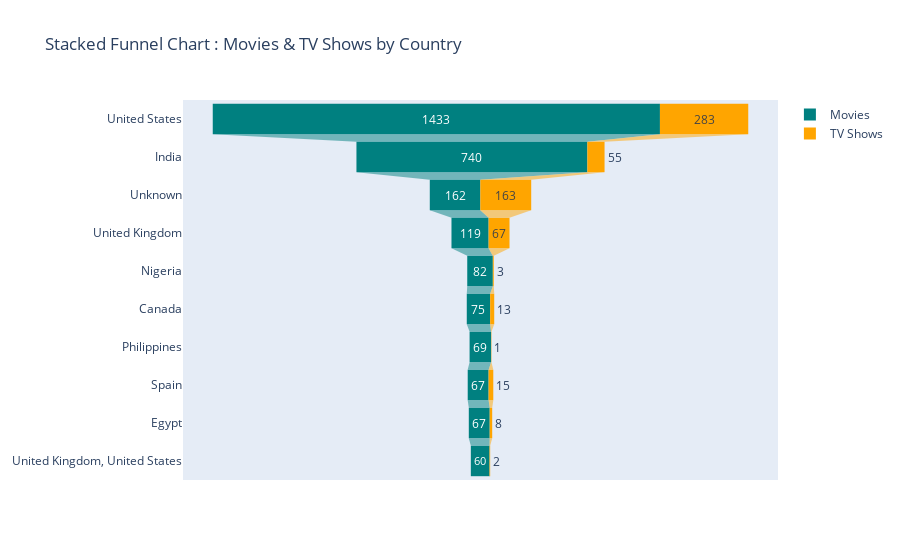

Here is the notebook cell this chart was saved with:
### Code cell
!pip install -U kaleido
fig = go.Figure()

# Adding movie trace
fig.add_trace(go.Funnel(
    y=top_10['country'],
    x = top_10['Movie'],
    name='Movies',
    marker=dict(color='teal')
))

fig.add_trace(go.Funnel(
    y=top_10['country'],
    x = top_10['TV Show'],
    name='TV Shows',
    marker=dict(color='orange')
))

fig.update_layout(title='Stacked Funnel Chart : Movies & TV Shows by Country',
                  funnelmode = 'stack')

fig.show()
pio.write_html(fig, file='stacked_funnel_movieTV_country.html', auto_open=True)
pio.write_image(fig, file='stacked_funnel_movieTV_country.png' )

### Figure 1 — Plotly figure (JSON) as saved in the notebook; plotly's stock layout.template omitted (floating-point values rounded to 4 significant figures)
{"data": [{"marker": {"color": "teal"}, "name": "Movies", "type": "funnel", "x": [1433, 740, 162, 119, 82, 75, 69, 67, 67, 60], "y": ["United States", "India", "Unknown", "United Kingdom", "Nigeria", "Canada", "Philippines", "Spain", "Egypt", "United Kingdom, United States"]}, {"marker": {"color": "orange"}, "name": "TV Shows", "type": "funnel", "x": [283, 55, 163, 67, 3, 13, 1, 15, 8, 2], "y": ["United States", "India", "Unknown", "United Kingdom", "Nigeria", "Canada", "Philippines", "Spain", "Egypt", "United Kingdom, United States"]}], "layout": {"funnelmode": "stack", "title": {"text": "Stacked Funnel Chart : Movies & TV Shows by Country"}}}
